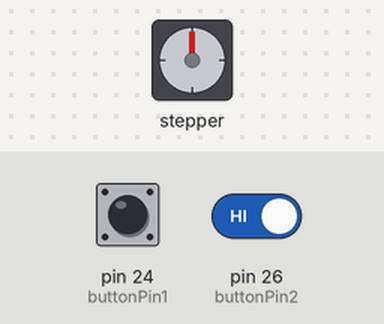
This sketch was run on a simulated Arduino Mega 2560, built with avr-gcc and run on an emulated ATmega2560. Parts: stepper motor. Wiring (inferred from the names in the program): stepper motor driver (200 steps per turn assumed): step pin 5; direction pin 2; enable pin 8. The test bench sets the inputs (shaded band); at power-on: pin 24 (buttonPin1) HIGH, pin 26 (buttonPin2) HIGH.

Above: at 1.2 s.
1.3 s: pin 24 (buttonPin1) pulled LOW for 0.15 s
At 2.0 s:
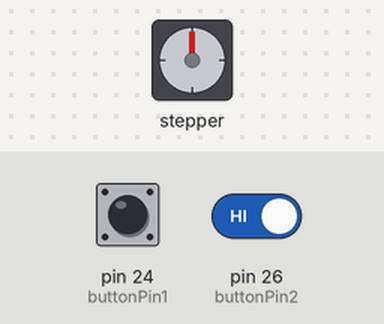
4.4 s: pin 24 (buttonPin1) driven LOW and pin 26 (buttonPin2) driven LOW
At 6.1 s:
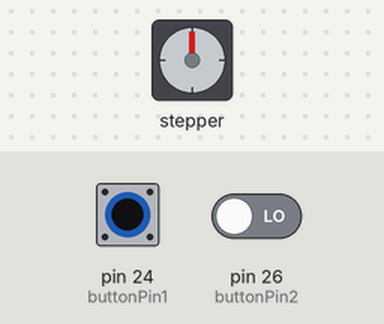
Timing chart, 0 to 10.9 s (numbered marks = the images above; inputs shaded):
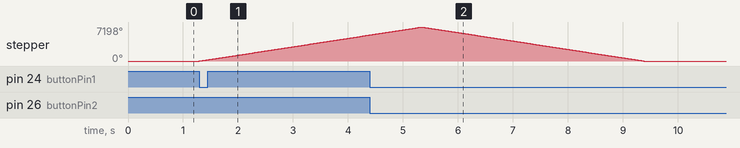

Measured:
- after the input at 1.3 s, stepper: keeps turning clockwise at about 1784°/s, starting at once

The sketch:

step_handing.ino
```cpp
/*
          TB6560                  Arduino
           CLK+                     5
           CW+                      2
           EN+                      8
           CLK-                    GND
           CW-                     GND
           EN-                     GND

  A+ A- B+ B- Connect to Stepper Motor

  Voltage : 10-35VDC.

  Button: Button 1: 22, Button 2: 26, Button:

 */
const int stepPin = 5;
const int dirPin = 2;
const int enPin = 8;

const int buttonPin1 = 24;
const int buttonPin2 = 26;

int buttonState1 = 0;
int buttonState2 = 0;
int lastButtonState1 = 0;
int lastButtonState2 = 0;

void step_start(int cycle, bool dir);

void setup() {
  pinMode(buttonPin1, INPUT_PULLUP);
  pinMode(buttonPin2, INPUT_PULLUP);

  pinMode(stepPin, OUTPUT);
  pinMode(dirPin, OUTPUT);

  pinMode(enPin, OUTPUT);
  digitalWrite(enPin, HIGH);

  Serial.begin(9600);
}

void loop() {
  buttonState1 = digitalRead(buttonPin1);
  buttonState2 = digitalRead(buttonPin2);

  if(buttonState1 != lastButtonState1){
    if (buttonState1 == LOW){
      step_start(10, 1);
    }
  }

  if(buttonState2 != lastButtonState2){
    if (buttonState2 == LOW){
      step_start(10, 0);
    }
  }

  lastButtonState1 = buttonState1;
  lastButtonState2 = buttonState2;
}

void step_start(int cycle, bool dir) {
  if (dir == 1) {
    digitalWrite(enPin, LOW);
    digitalWrite(dirPin, HIGH);
    for (int x = 0; x < 400 * cycle; x++) {
      digitalWrite(stepPin, HIGH);
      delayMicroseconds(500);
      digitalWrite(stepPin, LOW);
      delayMicroseconds(500);
    }
  }

  if (dir == 0) {
    digitalWrite(enPin, LOW);
    digitalWrite(dirPin, LOW);
    for (int x = 0; x < 400 * cycle; x++) {
      digitalWrite(stepPin, HIGH);
      delayMicroseconds(500);
      digitalWrite(stepPin, LOW);
      delayMicroseconds(500);
    }
  }
}
```
